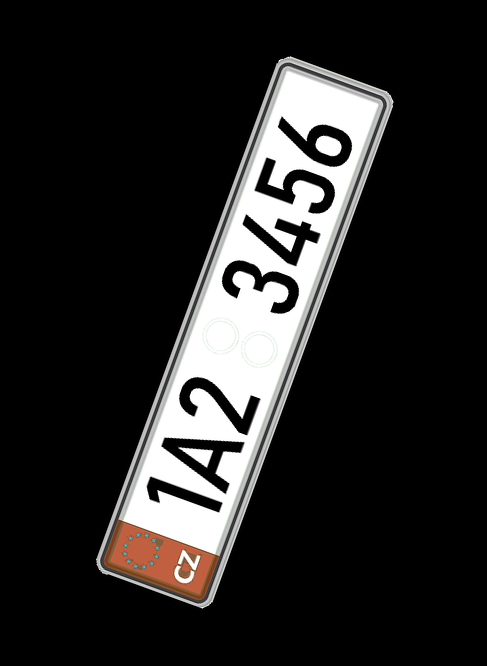
#> input picture cv08/pvi_cv08_spz.png, 487 x 666 px, found by its file name
$ python cv08.py
#> lines starting #> are read from the running program, lines starting #| are printed output that depends on the picture; after the words box and inside, x2 and y2 are one past the last pixel; in counts of white or black regions, pixels touching at a corner belong together
import cv2
import math
import scipy
import skimage
import pytesseract
import itertools
import numpy as np
from pathlib import Path
from matplotlib import pyplot as plt

SPZ_WINDOW_GRID = (3, 3)
SUNFLOWER_WINDOW_GRID = (4, 5)

# [77 lines left out: functions order_points, calc_hue_hist, iou, read_bounding_box_data, render_image, render_image_grayscale and 1 more, not called in this run]

def main():
    image_source = Path("cv08/pvi_cv08_spz.png")
    image = cv2.imread(image_source.as_posix(), cv2.IMREAD_COLOR_RGB)
#> image is the input picture: shape (666, 487, 3); mean B, G, R 37.4, 38, 39

    plt.figure("SPZ")
    plt.subplot(*SPZ_WINDOW_GRID, 1)
    plt.title("Original")
    plt.imshow(image)

    _, segmented = cv2.threshold(cv2.cvtColor(image, cv2.COLOR_RGB2GRAY), 0, 1, 0)
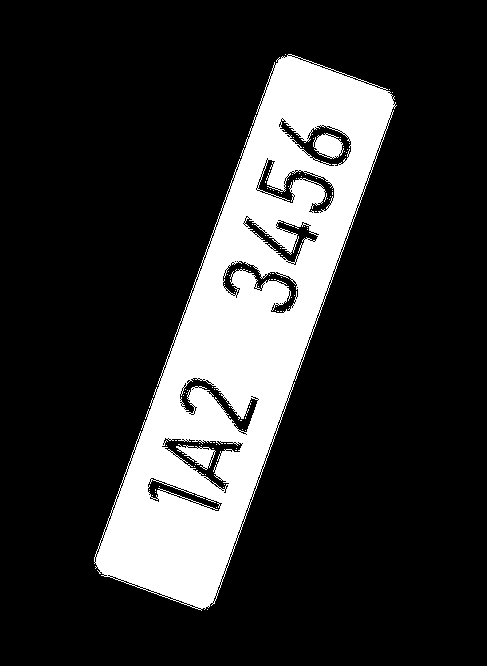
#> segmented: shape (666, 487); values 0 (black) and 1 (white), 19.4% white; 105 white regions (102 under 20 px), largest, box (x1, y1, x2, y2) and area: (94, 54, 397, 611) 61786, (313, 133, 344, 159) 519, (176, 444, 216, 470) 467

    plt.subplot(*SPZ_WINDOW_GRID, 2)
    plt.title("Segmented")
    plt.imshow(segmented, cmap="gray")

    closed = cv2.morphologyEx(segmented, cv2.MORPH_CLOSE, np.ones((3, 3), np.uint8), iterations=5)
#> closed: shape (666, 487); values 0 (black) and 1 (white), 22% white; 1 white region, box (x1, y1, x2, y2) and area: (94, 54, 397, 611) 71194

    plt.subplot(*SPZ_WINDOW_GRID, 3)
    plt.title("Closed")
    plt.imshow(closed, cmap="gray")

    harris = cv2.cornerHarris(np.float32(closed.copy()), 2, 3, 0.04)
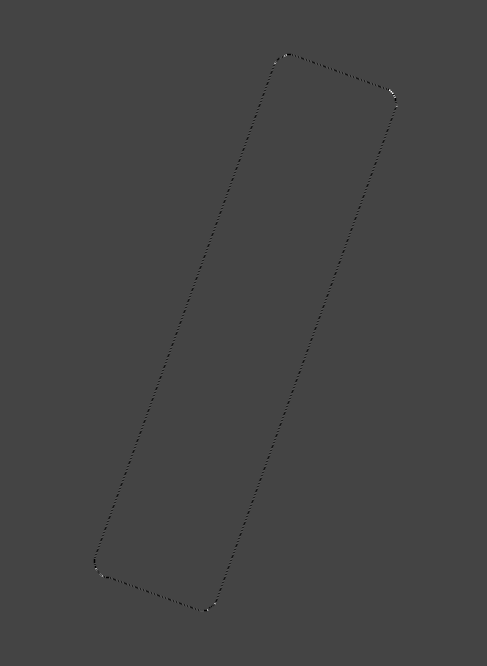
#> harris: shape (666, 487) float32; min -0.04, max 0.108, mean -5.98e-05; drawn with min black and max white
    harris = cv2.dilate(harris, None, iterations=10)

    plt.subplot(*SPZ_WINDOW_GRID, 4)
    plt.title("Harris")
    plt.imshow(harris, cmap="gray")

    corners = harris.copy()
    _, corners = cv2.threshold(corners, 0.3 * corners.max(), 1, 0)
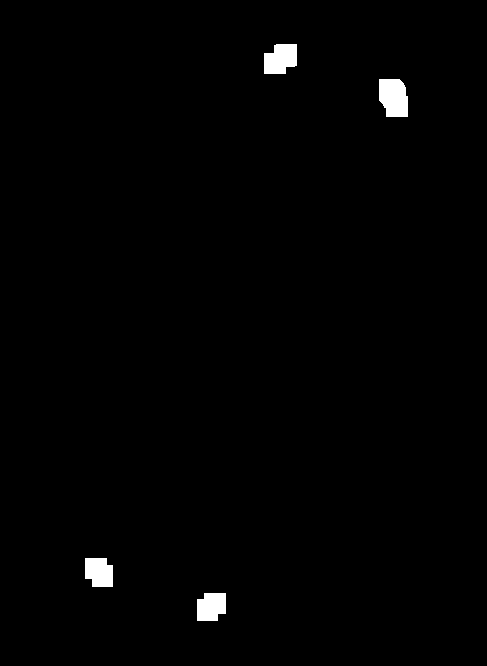
#> corners: shape (666, 487) float32; values 0 (black) and 1 (white), 0.99% white; 4 white regions, box (x1, y1, x2, y2) and area: (379, 79, 408, 117) 957, (264, 44, 297, 74) 819, (85, 558, 113, 587) 714, (197, 593, 226, 621) 714
    corners = np.uint8(corners)

    plt.subplot(*SPZ_WINDOW_GRID, 5)
    plt.title("Corners")
    plt.imshow(corners, cmap="jet")

    _, labels, stats, centroids = cv2.connectedComponentsWithStats(corners)
#> labels: shape (666, 487) int32; 5 distinct labels, from 0 to 4
#> stats = [[0, 0, 487, 666, 321138], [264, 44, 33, 30, 819], [379, 79, 29, 38, 957], [85, 558, 28, 29, 714], [197, 593, 29, 28, 714]]; centroids = [[242.8, 332.8], [280.2, 58.59], [393.3, 97.14], [98.68, 571.8], [210.8, 606.3]]

    plt.subplot(*SPZ_WINDOW_GRID, 6)
    plt.title("Labels")
    plt.imshow(labels, cmap="jet")

    centroids = np.round(centroids)
#> centroids = [[243, 333], [280, 59], [393, 97], [99, 572], [211, 606]]
    centroids = np.uint64(centroids)

    image_with_corners = image.copy()
    centroids = np.array(list(itertools.islice(centroids, 1, None)))
#> centroids = [[280, 59], [393, 97], [99, 572], [211, 606]]

    for centroid in centroids:
        cv2.circle(image_with_corners, (centroid[0], centroid[1]), 15, (255, 0, 0), 5)
#> this loop made 4 passes
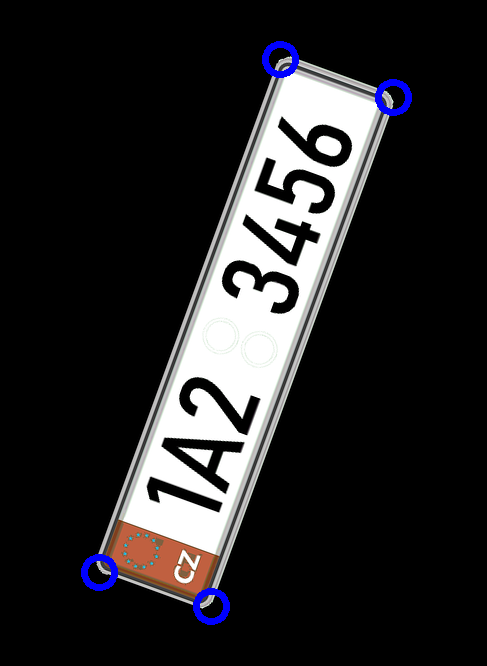
#> image_with_corners: shape (666, 487, 3); 0.81% of pixels changed, all inside (x1, y1, x2, y2) = (81, 41, 412, 625)

    plt.subplot(*SPZ_WINDOW_GRID, 7)
    plt.title("Labels")
    plt.imshow(image_with_corners, cmap="jet")

    hull = cv2.convexHull(centroids)
#> hull = [[393, 97], [211, 606], [99, 572], [280, 59]]
    edges = [(hull[i][0], hull[(i+1) % len(hull)][0]) for i in range(len(hull))]
#> edges = [([393, 97], [211, 606]), ([211, 606], [99, 572]), ([99, 572], [280, 59]), ([280, 59], [393, 97])]
    lengths = [np.linalg.norm(e[1] - e[0]) for e in edges]
#> lengths = [540.6, 117, 544, 119.2]
    i = np.argmax(lengths)
#> i = 2
    p1, p2 = edges[i]
#> p1 = [99, 572]; p2 = [280, 59]

    dx = p2[0] - p1[0]
#> dx = 181
    dy = p2[1] - p1[1]
#> dy = -513
    angle = math.degrees(math.atan2(dy, dx))
#> angle = -70.57

    (h, w) = image.shape[:2]
#> h = 666; w = 487
    center = (w // 2, h // 2)
#> center = (243, 333)
    size = np.max(image.shape)
#> size = 666

    y_offset = (size - h) // 2
#> y_offset = 0
    x_offset = (size - w) // 2
#> x_offset = 89

    rotated = np.full((size, size, 3), (0, 0, 0), dtype=image.dtype)
    rotated[y_offset:y_offset + h, x_offset:x_offset + w] = image
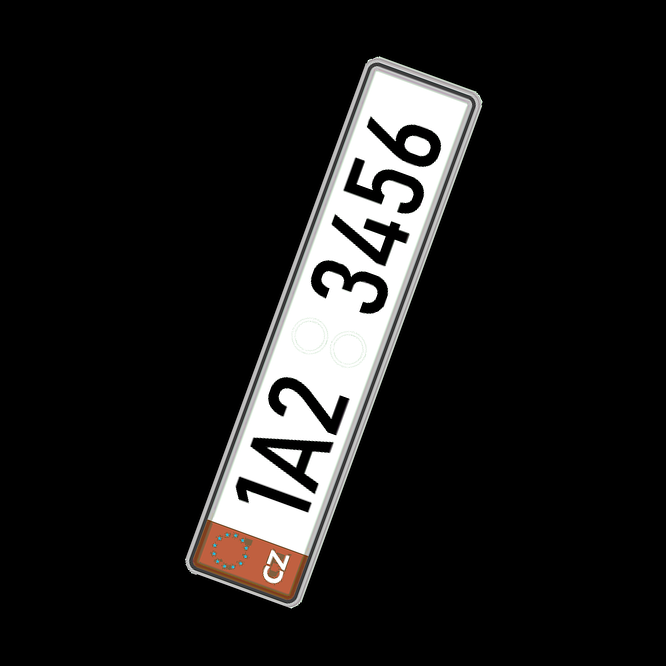
#> rotated: shape (666, 666, 3); mean B, G, R 27.3, 27.8, 28.5

    M = cv2.getRotationMatrix2D(center, angle, 1.0)
#> M = [[0.333, -0.943, 476.2], [0.943, 0.333, -6.95]]
    rotated = cv2.warpAffine(rotated, M, (rotated.shape[0], rotated.shape[1]))
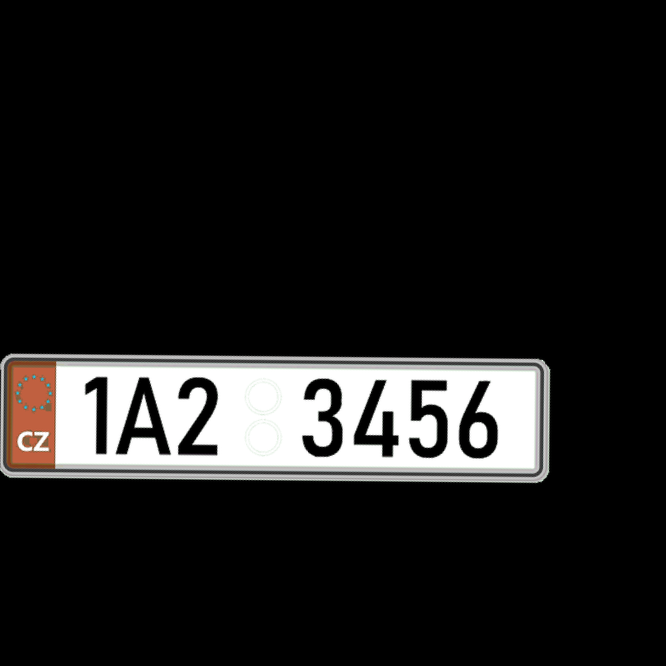
#> rotated: shape (666, 666, 3); mean B, G, R 27.3, 27.8, 28.5

    plt.subplot(*SPZ_WINDOW_GRID, 8)
    plt.title("Rotated Image")
    plt.imshow(rotated)

    _, thresh = cv2.threshold(rotated, 0, 255, cv2.THRESH_BINARY)
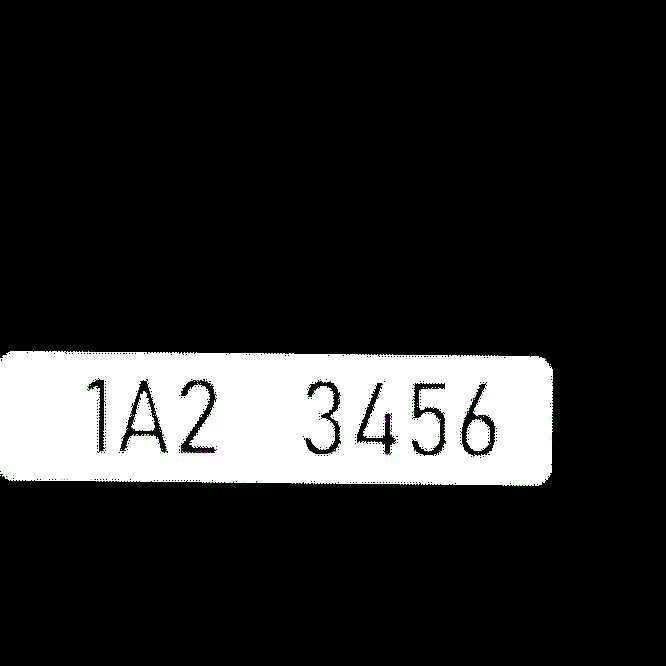
#> thresh: shape (666, 666, 3); mean B, G, R 38, 38, 38

    text: str = pytesseract.image_to_string(thresh, config='--psm 6')
    text = text.strip()
    print(text)

    cv2.putText(thresh, text, (0, 100), cv2.FONT_HERSHEY_SIMPLEX, 4, (255, 255, 255))
    plt.subplot(*SPZ_WINDOW_GRID, 9)
    plt.title("OCR")
    plt.imshow(thresh)

    # --------------------------------------------------------
    # Slunečnice
    # --------------------------------------------------------
    plt.figure("Slunečnice")
    image_source = Path("cv08/pvi_cv08_sunflower_template.jpg")
    image = cv2.imread(image_source.as_posix(), cv2.IMREAD_COLOR_RGB)

    samples = [
        Path("cv08/pvi_cv08_sunflowers1.jpg"),
        Path("cv08/pvi_cv08_sunflowers2.jpg"),
        Path("cv08/pvi_cv08_sunflowers3.jpg"),
        Path("cv08/pvi_cv08_sunflowers4.jpg")
    ]

    bounding_boxes = [
        Path("cv08/pvi_cv08_sunflowers1.txt"),
        Path("cv08/pvi_cv08_sunflowers2.txt"),
        Path("cv08/pvi_cv08_sunflowers3.txt"),
        Path("cv08/pvi_cv08_sunflowers4.txt")
    ]

    samples = [cv2.imread(x.as_posix(), cv2.IMREAD_COLOR_RGB) for x in samples]
    bounding_boxes = [read_bounding_box_data(x) for x in bounding_boxes]

    plt.subplot(*SUNFLOWER_WINDOW_GRID, 1)
    plt.title("Original")
    plt.imshow(image)

    hue = calc_hue_hist(image.copy())
    plt.subplot(*SUNFLOWER_WINDOW_GRID, 6)
    plt.title("Histogram odstínu")
    plt.plot(hue)

    for index, sample in enumerate(samples):
        render_image(sample, f"Vzor {index + 1}", 2 + index)

    for index, sample in enumerate(samples):
        render_image_with_bounding_box(sample, bounding_boxes[index], f"Anotace {index + 1}", 7 + index)

    for index, sample in enumerate(samples):
        result = sample.copy()

        regions = []
        filtered = []
        h, w = sample.shape[:2]
        grayscale = 255 - cv2.cvtColor(sample, cv2.COLOR_RGB2GRAY)
        blobs_log = skimage.feature.blob_log(grayscale, min_sigma=10, max_sigma=100, num_sigma=20, threshold=0.15)

        for y, x, r in blobs_log:
            cv2.circle(result, (int(x), int(y)), int(r), (128, 0, 255), 5)
            x1 = int(max(x - 2*r, 0))
            y1 = int(max(y - 2*r, 0))
            x2 = int(min(x + 2*r, w))
            y2 = int(min(y + 2*r, h))

            regions.append((sample[y1:y2, x1:x2], (x1, y1, x2, y2)))

        render_image(result, f"LoG {index + 1}", 17 + index)

        for region, bbox in regions:
            image_hue = hue
            region_hue = calc_hue_hist(region)
            kl_divergence = scipy.stats.entropy(image_hue, region_hue)

            # Filtrace podle prahu divergence
            if kl_divergence < 1.48:
                filtered.append(bbox)

        render_image_with_bounding_box(sample, filtered, "Nalezeno", 12 + index, (255, 0, 0))

        # Ground truth and predicted boxes
        gt_boxes = bounding_boxes[index]
        pred_boxes = filtered

        IOU_THRESHOLD = 0.5

        matched_gt = set()
        TP = 0
        FP = 0

        for pred in pred_boxes:
            best_iou = 0
            best_gt = None

            for i, gt in enumerate(gt_boxes):
                current_iou = iou(pred, gt)
                if current_iou > best_iou:
                    best_iou = current_iou
                    best_gt = i

            if best_iou >= IOU_THRESHOLD and best_gt not in matched_gt:
                TP += 1
                matched_gt.add(best_gt)
            else:
                FP += 1

        FN = len(gt_boxes) - TP

        accuracy = TP / (TP + FP + FN) if (TP + FP + FN) else 0
        precision = TP / (TP + FP) if (TP + FP) else 0
        recall = TP / (TP + FN) if (TP + FN) else 0

        print(f"Sample {index+1}:")
        print(f"  TP = {TP}, FP = {FP}, FN = {FN}")
        print(f"  Precision = {precision:.3f}")
        print(f"  Recall    = {recall:.3f}")
        print(f"  Accuracy  = {accuracy:.3f}")

    plt.show()

if __name__ == "__main__":
    main()
#> (the call stopped at in main, `text: str = pytesseract.image_to_string(thresh, config='--psm 6')`: pytesseract is not available in this run)
#> figure, not shown here; B, G, R data is drawn as R, G, B
